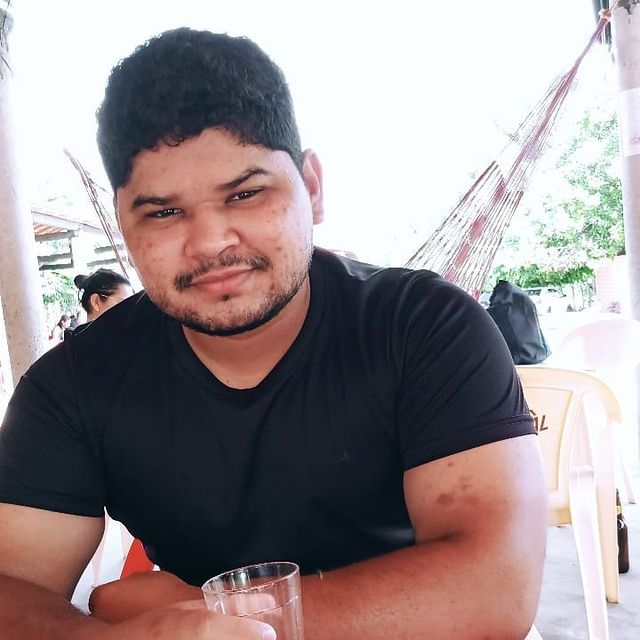
#> input picture assets/perfil.jpeg, 640 x 640 px, found by its file name
$ python histogram.py   (Python 2 division)
#> lines starting #> are read from the running program, lines starting #| are printed output that depends on the picture
import numpy as np
import cv2
import matplotlib.pyplot as plt

def main():
    image = cv2.imread("/home/pedro/Cloud/github/IFPI-visao-computacional/assets/perfil.jpeg")
#> image is the input picture: shape (640, 640, 3); mean B, G, R 144.8, 143, 154.3
    bits = np.zeros(256, np.int32)
    for i in range(0, image.shape[0]):
        for j in range(0, image.shape[1]):
            intensity = 0
            for k in range(0, len(image[i][j])):
                intensity += image[i][j][k]
            bits[intensity/3] += 1
#> after the loop, bits = 256 values, max 80761 at index 253, min 1 at index 0, mean 1600

    counts, bins = np.histogram(bits, range(257))
#> counts = 256 values, max 2 at index 75, min 0 at index 0, mean 0.0469; bins = 257 values from 0 to 256
    plt.bar(bins[:-1] - 0.5, counts, width=1, edgecolor='none')
    plt.xlim([-0.5, 255.5])
    plt.show()
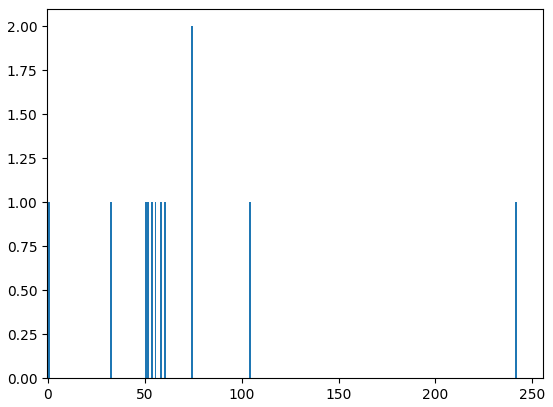
#> figure drawn by matplotlib, 1 panel; tallest bar 2 high, from x = 74 to 75


if __name__ == '__main__':
    main()
